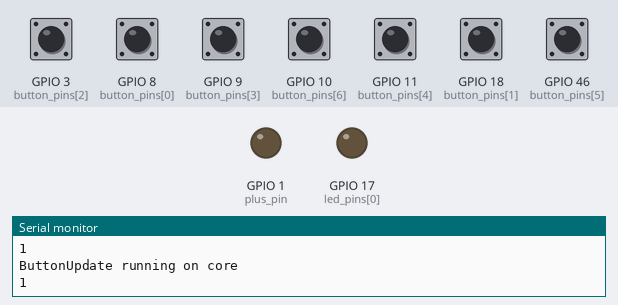
Simulated run of this program. Board: ESP32-S3. Shown: output pins drawn as LEDs (lit = HIGH), the last lines printed to the serial monitor. Dashed ring = blinking. The inputs (shaded band) are chosen by the test bench; at power-on: GPIO 3 (button_pins[2]), GPIO 8 (button_pins[0]), GPIO 9 (button_pins[3]), GPIO 10 (button_pins[6]), GPIO 11 (button_pins[4]), GPIO 18 (button_pins[1]), GPIO 46 (button_pins[5]) HIGH. Random numbers use the default seed unless the program sets one; pins used as bus, display or sensor lines are not drawn.

Above: at 1.0 s.
1.1 s: GPIO 9 (button_pins[3]) pulled LOW for 0.15 s
4.2 s: GPIO 18 (button_pins[1]) pulled LOW for 0.15 s
At 5.9 s:
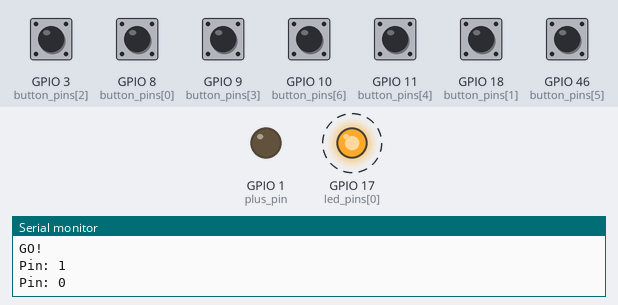
Timing chart, 0 to 13.3 s (numbered marks = the images above; inputs shaded):
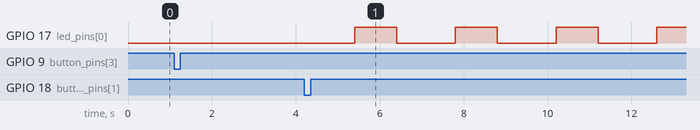

Measured:
- by itself, GPIO 17 (led_pins[0]): alternates HIGH for 1.0 s and LOW for 1.4 s

The program:

main.cpp
```cpp
/*
  Program which handles the game state and buttons of the Whacky Adventures System
  @authors Cor & Don's Whacky Adventures
*/
#include <Arduino.h>

// Tasks
TaskHandle_t TSelectUpdate, TButtonUpdate, TGameTimer, TReset;

// Button variables
int led_pins[] = {17, 4, 5, 6, 16, 7, 15};
int button_pins[] = {8, 18, 3, 9, 11, 46, 10};
int button_states[] = {0, 0, 0, 0, 0, 0, 0}; // 0 = not pressed, 1 = pressed
int led_length = sizeof(led_length) / sizeof(int);
int button_length = sizeof(button_pins) / sizeof(int);
int sel_button_index = -1;
int prev_sel_button = -1;

// Game variables
int game_timer = 30000;
int counter_time = 3;
int start_blink_time = 1000;
float select_timer = 1000;
bool update_game = false;
int start_button_index = 3;
int score = 0;
int result_timer = 10000;
bool is_idle = false;

// ESP_L
bool reset_update = false;
int plus_pin = 1;
int reset_pin = 42;

/// @brief method which picks the next button that should be hit
/// @param pvParameters
void select_update(void *pvParameters)
{
  Serial.print("SelectUpdate running on core\n");
  Serial.println(xPortGetCoreID());

  for (;;)
  {
    // Only update if the game has started
    if (update_game) {
      do
      {
        // Select a random led to turn on, try again if it repeats the same leds
        sel_button_index = random(0, led_length + 1);
      } while (prev_sel_button == sel_button_index);
      prev_sel_button = sel_button_index;

      // Enable the led
      Serial.printf("Pin: %d\n", sel_button_index);
      digitalWrite(led_pins[sel_button_index], HIGH);

      // Disable the led after x seconds
      delay(select_timer);
      digitalWrite(led_pins[sel_button_index], LOW);
    }

    delay(200);
  }
}

/// @brief Method which updates the states of the buttons
/// @param pvParameters
void button_update(void *pvParameters)
{
  Serial.print("ButtonUpdate running on core\n");
  Serial.println(xPortGetCoreID());

  for (;;)
  {
    // Only update if the game has started
    if (update_game) {

      // Check the states of all the buttons
      for (size_t i = 0; i < button_length; i++)
      {
        int buttonState = digitalRead(button_pins[i]);

        // Check if the button is pressed
        if (buttonState == LOW) {
          if (button_states[i] == 0) {
            button_states[i] = 1;

            if (sel_button_index == i) {
              // Process the hit, disable led, increase points, reset buttonindex
              digitalWrite(led_pins[sel_button_index], LOW);
              score++;
              sel_button_index = -1;

              // Communicate to ESP-L that it has to increase the score
              digitalWrite(plus_pin, HIGH);
              delay(1);
              digitalWrite(plus_pin, LOW);
            } else {
              // Subtract a point from the score
              score--;
            }
          }
        } else if (buttonState == HIGH && button_states[i] == 1) {
          // Set the state of the button so we only fire the score functionality once
          button_states[i] = 0;
        }
      }
    }

    delay(100);
  }
}

/// @brief Method which shows the results of the played session
void ShowResults() {
  digitalWrite(led_pins[sel_button_index], LOW);
  sel_button_index = -1;
  update_game = false;

  Serial.print("STATUS: Results");
  Serial.printf("Score: %d", score);
  delay(result_timer);
  idle();
}

/// @brief Task which handles the game progression
/// @param pvParameters
void GameTimer(void *pvParameters) {
  Serial.print("ButtonUpdate running on core\n");
  Serial.println(xPortGetCoreID());
  for (;;)
  {
    // Only update if the game has started
    if (update_game) {

      // Wait until we complete this session
      delay(game_timer);
      ShowResults();
      delay(100);
    }
    delay(1);
  }
}

/// @brief Method which starts a counter
void start_counter(int time) {
  for (size_t i = 0; i < time; i++)
  {
    Serial.printf("%d\n", i);
    delay(1000);
  }

  Serial.print("GO!\n");
}

/// @brief Method whih starts the game after the counter has passed
void start_game() {
  Serial.println("STATUS: starting game...\n");

  // Start the counter before starting the game
  start_counter(counter_time);
  update_game = true;
}

/// @brief Method will handle if we need to start the game
void idle() {
  Serial.println("STATUS: Starting Idle...\n");

  // Reset the game values
  update_game = false;
  reset_update = true;
  score = 0;

  // Send a Signal to the ESP-L to restart the program
  digitalWrite(reset_pin, LOW);
  delay(1);
  digitalWrite(reset_pin, HIGH);

  // Set the values of the start button
  int led_status = HIGH;
  int toggle_time = start_blink_time;
  digitalWrite(led_pins[start_button_index], led_status);
  bool start = false;

  while (true) {
    // Check if the user pressed the start button so we can start the game
    int buttonState = digitalRead(button_pins[start_button_index]);
    toggle_time--;
    if (buttonState == LOW) {
      // Break out of the whileloop
      start = true;
      break;
    } else if (toggle_time < 0) {
      // Check if we should toggle the led
      toggle_time = start_blink_time;
      led_status = led_status == LOW ? HIGH : LOW;
      digitalWrite(led_pins[start_button_index], led_status);
    }
  }

  // Disable the start led if needed
  if (led_status == HIGH) {
    digitalWrite(led_pins[start_button_index], LOW);
  }

  // Start the game
  start_game();
}

/// @brief Method which handles if the ESP-L should be restarted
/// @param pvParameters
void update_reset_pin(void *pvParameters) {
  for(;;) {

    // Always signal the reset pin to be active unless we have to reset.
    if (!reset_update) {
      digitalWrite(reset_pin, HIGH);
    }
    delay(1);
  }
}

/// @brief Method which creates the tasks for the game
void create_game_tasks()
{
  xTaskCreatePinnedToCore(update_reset_pin, "update_reset_pin", 10000, NULL, 1, &TReset, 0);
  xTaskCreatePinnedToCore(select_update, "SelectUpdate", 10000, NULL, 1, &TSelectUpdate, 0);
  xTaskCreatePinnedToCore(button_update, "ButtonUpdate", 10000, NULL, 1, &TButtonUpdate, 0);
  xTaskCreatePinnedToCore(GameTimer, "GameTimer", 10000, NULL, 1, &TGameTimer, 0);
}

/// @brief Method which handles the boot process of the game.
void setup()
{
  Serial.begin(115200);
  delay(200);
  Serial.println("STATUS: Booting...\n");

  // Button and Led setup
  for (size_t i = 0; i < button_length; i++)
  {
    pinMode(button_pins[i], INPUT_PULLUP);
  }
  for (size_t i = 0; i < led_length; i++)
  {
    pinMode(led_pins[i], GPIO_MODE_OUTPUT);
  }

  // ESP-L pin setup
  pinMode(plus_pin, GPIO_MODE_OUTPUT);
  pinMode(reset_pin, GPIO_MODE_OUTPUT);

  create_game_tasks();
  Serial.println("STATUS: Initialize complete...\n");
  idle();
}

void loop() { }
```
